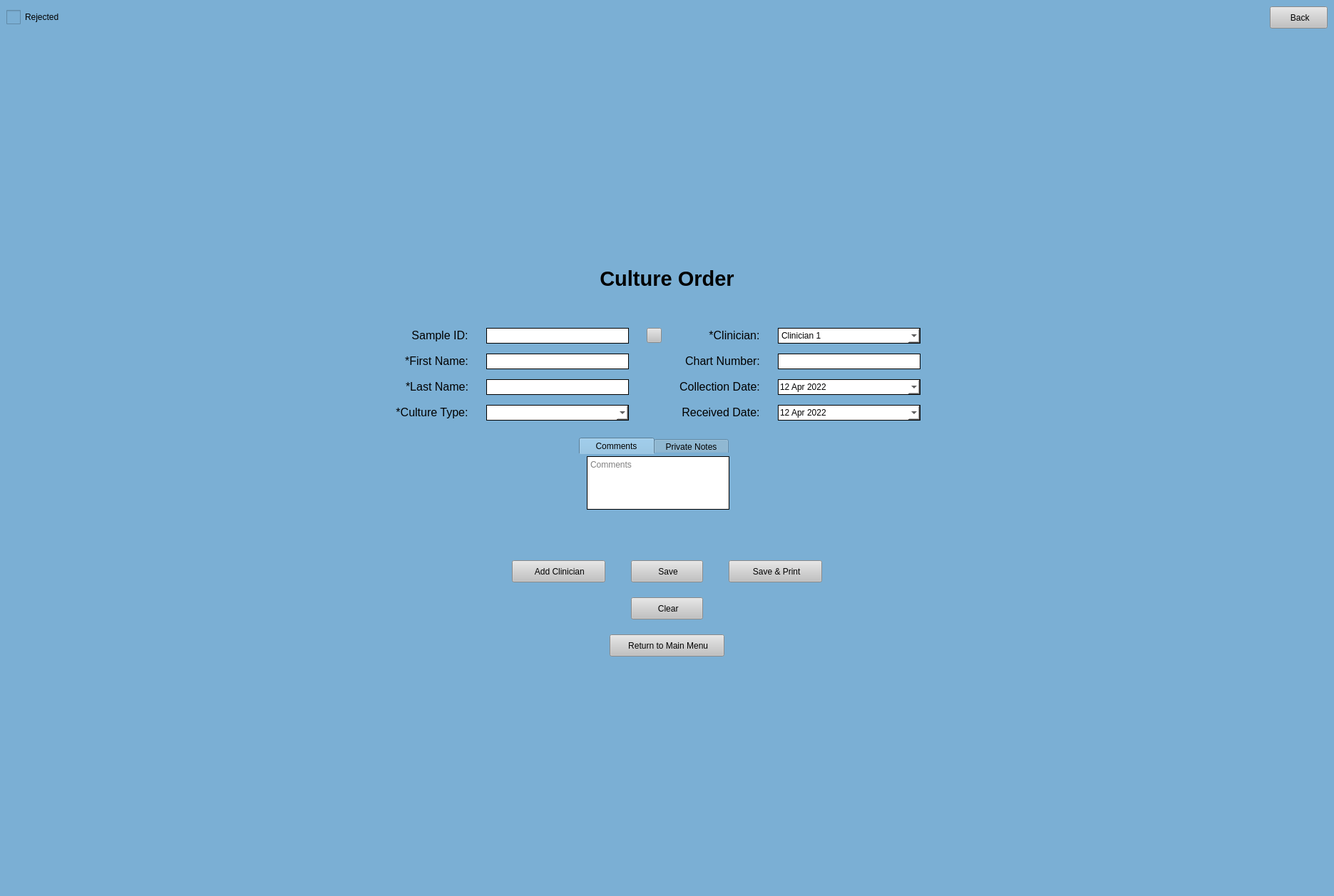
<?xml version="1.0" encoding="UTF-8"?>
<ui version="4.0">
 <class>MainWindow</class>
 <widget class="QMainWindow" name="MainWindow">
  <property name="geometry">
   <rect>
    <x>0</x>
    <y>0</y>
    <width>1871</width>
    <height>1257</height>
   </rect>
  </property>
  <property name="windowTitle">
   <string>MainWindow</string>
  </property>
  <property name="styleSheet">
   <string notr="true">background-color: rgb(123, 175, 212);</string>
  </property>
  <widget class="QWidget" name="centralwidget">
   <layout class="QGridLayout" name="gridLayout">
    <item row="0" column="0">
     <layout class="QHBoxLayout" name="horizontalLayout_4">
      <property name="leftMargin">
       <number>0</number>
      </property>
      <property name="topMargin">
       <number>0</number>
      </property>
      <property name="rightMargin">
       <number>0</number>
      </property>
      <property name="bottomMargin">
       <number>0</number>
      </property>
      <item>
       <widget class="QCheckBox" name="rejectedCheckBox">
        <property name="styleSheet">
         <string notr="true">QCheckBox::indicator { width: 20px; height: 20px;}</string>
        </property>
        <property name="text">
         <string>Rejected</string>
        </property>
        <property name="iconSize">
         <size>
          <width>16</width>
          <height>16</height>
         </size>
        </property>
        <property name="tristate">
         <bool>false</bool>
        </property>
       </widget>
      </item>
      <item>
       <spacer name="horizontalSpacer_3">
        <property name="orientation">
         <enum>Qt::Horizontal</enum>
        </property>
        <property name="sizeHint" stdset="0">
         <size>
          <width>40</width>
          <height>20</height>
         </size>
        </property>
       </spacer>
      </item>
      <item>
       <widget class="QPushButton" name="back">
        <property name="sizePolicy">
         <sizepolicy hsizetype="Fixed" vsizetype="Fixed">
          <horstretch>0</horstretch>
          <verstretch>0</verstretch>
         </sizepolicy>
        </property>
        <property name="minimumSize">
         <size>
          <width>81</width>
          <height>31</height>
         </size>
        </property>
        <property name="maximumSize">
         <size>
          <width>81</width>
          <height>31</height>
         </size>
        </property>
        <property name="cursor">
         <cursorShape>PointingHandCursor</cursorShape>
        </property>
        <property name="styleSheet">
         <string notr="true">QPushButton:hover {
	 background-color: rgb(210, 210, 210);
}

QPushButton:focus {
	background-color: rgb(210, 210, 210);
}

QPushButton {
	background-color: rgb(193, 193, 193);
}</string>
        </property>
        <property name="text">
         <string> Back</string>
        </property>
       </widget>
      </item>
     </layout>
    </item>
    <item row="3" column="0">
     <spacer name="verticalSpacer_3">
      <property name="orientation">
       <enum>Qt::Vertical</enum>
      </property>
      <property name="sizeHint" stdset="0">
       <size>
        <width>20</width>
        <height>40</height>
       </size>
      </property>
     </spacer>
    </item>
    <item row="1" column="0">
     <spacer name="verticalSpacer_6">
      <property name="orientation">
       <enum>Qt::Vertical</enum>
      </property>
      <property name="sizeHint" stdset="0">
       <size>
        <width>20</width>
        <height>40</height>
       </size>
      </property>
     </spacer>
    </item>
    <item row="2" column="0">
     <layout class="QVBoxLayout" name="verticalLayout">
      <property name="bottomMargin">
       <number>0</number>
      </property>
      <item>
       <widget class="QLabel" name="label_14">
        <property name="text">
         <string>&lt;html&gt;&lt;head/&gt;&lt;body&gt;&lt;p align=&quot;center&quot;&gt;&lt;span style=&quot; font-size:22pt; font-weight:600;&quot;&gt;Culture Order&lt;/span&gt;&lt;/p&gt;&lt;/body&gt;&lt;/html&gt;</string>
        </property>
       </widget>
      </item>
      <item alignment="Qt::AlignHCenter|Qt::AlignVCenter">
       <widget class="QLabel" name="rejectionMessage">
        <property name="minimumSize">
         <size>
          <width>350</width>
          <height>30</height>
         </size>
        </property>
        <property name="maximumSize">
         <size>
          <width>16777215</width>
          <height>30</height>
         </size>
        </property>
        <property name="acceptDrops">
         <bool>false</bool>
        </property>
        <property name="styleSheet">
         <string notr="true">font: 12pt &quot;MS Shell Dlg 2&quot;;
color:red;</string>
        </property>
        <property name="text">
         <string/>
        </property>
        <property name="alignment">
         <set>Qt::AlignCenter</set>
        </property>
       </widget>
      </item>
      <item>
       <spacer name="verticalSpacer">
        <property name="orientation">
         <enum>Qt::Vertical</enum>
        </property>
        <property name="sizeType">
         <enum>QSizePolicy::Minimum</enum>
        </property>
        <property name="sizeHint" stdset="0">
         <size>
          <width>10</width>
          <height>10</height>
         </size>
        </property>
       </spacer>
      </item>
      <item>
       <layout class="QHBoxLayout" name="horizontalLayout_3">
        <property name="spacing">
         <number>0</number>
        </property>
        <item>
         <spacer name="horizontalSpacer">
          <property name="orientation">
           <enum>Qt::Horizontal</enum>
          </property>
          <property name="sizeHint" stdset="0">
           <size>
            <width>40</width>
            <height>20</height>
           </size>
          </property>
         </spacer>
        </item>
        <item>
         <spacer name="horizontalSpacer_10">
          <property name="orientation">
           <enum>Qt::Horizontal</enum>
          </property>
          <property name="sizeHint" stdset="0">
           <size>
            <width>40</width>
            <height>20</height>
           </size>
          </property>
         </spacer>
        </item>
        <item>
         <layout class="QGridLayout" name="gridLayout_2">
          <property name="leftMargin">
           <number>0</number>
          </property>
          <property name="rightMargin">
           <number>25</number>
          </property>
          <property name="horizontalSpacing">
           <number>25</number>
          </property>
          <property name="verticalSpacing">
           <number>14</number>
          </property>
          <item row="5" column="0" colspan="5" alignment="Qt::AlignHCenter|Qt::AlignVCenter">
           <widget class="QTabWidget" name="tabWidget">
            <property name="styleSheet">
             <string notr="true">QTabWidget::pane {
	background: rgb(235, 235, 235);
	top: -16px;
}
QTabWidget::tab-bar {
	alignment: center;
}
QTabBar::tab {
	height: 23px; 
	width: 105px;
}</string>
            </property>
            <property name="currentIndex">
             <number>0</number>
            </property>
            <property name="usesScrollButtons">
             <bool>false</bool>
            </property>
            <widget class="QWidget" name="commentsTab">
             <attribute name="title">
              <string>Comments</string>
             </attribute>
             <layout class="QGridLayout" name="gridLayout_3">
              <item row="0" column="0">
               <widget class="QTextEdit" name="cText">
                <property name="sizePolicy">
                 <sizepolicy hsizetype="Fixed" vsizetype="Fixed">
                  <horstretch>0</horstretch>
                  <verstretch>0</verstretch>
                 </sizepolicy>
                </property>
                <property name="maximumSize">
                 <size>
                  <width>200</width>
                  <height>75</height>
                 </size>
                </property>
                <property name="styleSheet">
                 <string notr="true">background-color: rgb(255, 255, 255);
border-style: solid;
border-width: 1px</string>
                </property>
                <property name="placeholderText">
                 <string>Comments</string>
                </property>
               </widget>
              </item>
             </layout>
            </widget>
            <widget class="QWidget" name="notesTab">
             <attribute name="title">
              <string>Private Notes</string>
             </attribute>
             <layout class="QGridLayout" name="gridLayout_4">
              <item row="0" column="0">
               <widget class="QTextEdit" name="nText">
                <property name="sizePolicy">
                 <sizepolicy hsizetype="Fixed" vsizetype="Fixed">
                  <horstretch>0</horstretch>
                  <verstretch>0</verstretch>
                 </sizepolicy>
                </property>
                <property name="maximumSize">
                 <size>
                  <width>200</width>
                  <height>75</height>
                 </size>
                </property>
                <property name="styleSheet">
                 <string notr="true">background-color: rgb(255, 255, 255);
border-style: solid;
border-width: 1px</string>
                </property>
                <property name="placeholderText">
                 <string>Private Notes</string>
                </property>
               </widget>
              </item>
             </layout>
            </widget>
           </widget>
          </item>
          <item row="0" column="2" alignment="Qt::AlignLeft">
           <widget class="QPushButton" name="find">
            <property name="sizePolicy">
             <sizepolicy hsizetype="Fixed" vsizetype="Fixed">
              <horstretch>0</horstretch>
              <verstretch>0</verstretch>
             </sizepolicy>
            </property>
            <property name="minimumSize">
             <size>
              <width>21</width>
              <height>21</height>
             </size>
            </property>
            <property name="maximumSize">
             <size>
              <width>21</width>
              <height>21</height>
             </size>
            </property>
            <property name="cursor">
             <cursorShape>PointingHandCursor</cursorShape>
            </property>
            <property name="styleSheet">
             <string notr="true">QPushButton:hover {
	 background-color: rgb(210, 210, 210);
}

QPushButton:focus {
	background-color: rgb(210, 210, 210);
}

QPushButton {
	background-color: rgb(193, 193, 193);
}</string>
            </property>
            <property name="text">
             <string/>
            </property>
            <property name="iconSize">
             <size>
              <width>16</width>
              <height>16</height>
             </size>
            </property>
            <property name="default">
             <bool>false</bool>
            </property>
            <property name="flat">
             <bool>false</bool>
            </property>
           </widget>
          </item>
          <item row="0" column="4">
           <widget class="QComboBox" name="clinDrop">
            <property name="sizePolicy">
             <sizepolicy hsizetype="Fixed" vsizetype="Fixed">
              <horstretch>0</horstretch>
              <verstretch>0</verstretch>
             </sizepolicy>
            </property>
            <property name="minimumSize">
             <size>
              <width>200</width>
              <height>22</height>
             </size>
            </property>
            <property name="maximumSize">
             <size>
              <width>200</width>
              <height>22</height>
             </size>
            </property>
            <property name="styleSheet">
             <string notr="true">background-color: rgb(255, 255, 255);
border-style: solid;
border-width: 1px</string>
            </property>
            <item>
             <property name="text">
              <string>Clinician 1</string>
             </property>
            </item>
            <item>
             <property name="text">
              <string>Clinician 2</string>
             </property>
            </item>
            <item>
             <property name="text">
              <string>Clinician 3</string>
             </property>
            </item>
           </widget>
          </item>
          <item row="0" column="0" alignment="Qt::AlignRight">
           <widget class="QLabel" name="label_18">
            <property name="text">
             <string>&lt;html&gt;&lt;head/&gt;&lt;body&gt;&lt;p align=&quot;center&quot;&gt;&lt;span style=&quot; font-size:12pt;&quot;&gt;Sample ID:&lt;/span&gt;&lt;/p&gt;&lt;/body&gt;&lt;/html&gt;</string>
            </property>
            <property name="alignment">
             <set>Qt::AlignRight|Qt::AlignTrailing|Qt::AlignVCenter</set>
            </property>
           </widget>
          </item>
          <item row="2" column="1">
           <widget class="QLineEdit" name="lName">
            <property name="sizePolicy">
             <sizepolicy hsizetype="Fixed" vsizetype="Fixed">
              <horstretch>0</horstretch>
              <verstretch>0</verstretch>
             </sizepolicy>
            </property>
            <property name="minimumSize">
             <size>
              <width>200</width>
              <height>22</height>
             </size>
            </property>
            <property name="maximumSize">
             <size>
              <width>200</width>
              <height>22</height>
             </size>
            </property>
            <property name="styleSheet">
             <string notr="true">background-color: rgb(255, 255, 255);
border-style: solid;
border-width: 1px</string>
            </property>
            <property name="placeholderText">
             <string/>
            </property>
           </widget>
          </item>
          <item row="0" column="3" alignment="Qt::AlignRight">
           <widget class="QLabel" name="label_17">
            <property name="text">
             <string>&lt;html&gt;&lt;head/&gt;&lt;body&gt;&lt;p align=&quot;center&quot;&gt;&lt;span style=&quot; font-size:12pt;&quot;&gt;*Clinician:&lt;/span&gt;&lt;/p&gt;&lt;/body&gt;&lt;/html&gt;</string>
            </property>
            <property name="alignment">
             <set>Qt::AlignRight|Qt::AlignTrailing|Qt::AlignVCenter</set>
            </property>
           </widget>
          </item>
          <item row="0" column="1">
           <widget class="QLineEdit" name="saID">
            <property name="minimumSize">
             <size>
              <width>200</width>
              <height>22</height>
             </size>
            </property>
            <property name="maximumSize">
             <size>
              <width>200</width>
              <height>22</height>
             </size>
            </property>
            <property name="styleSheet">
             <string notr="true">background-color: rgb(255, 255, 255);
border-style: solid;
border-width: 1px</string>
            </property>
            <property name="readOnly">
             <bool>false</bool>
            </property>
            <property name="placeholderText">
             <string/>
            </property>
            <property name="clearButtonEnabled">
             <bool>false</bool>
            </property>
           </widget>
          </item>
          <item row="1" column="4">
           <widget class="QLineEdit" name="chID">
            <property name="sizePolicy">
             <sizepolicy hsizetype="Fixed" vsizetype="Fixed">
              <horstretch>0</horstretch>
              <verstretch>0</verstretch>
             </sizepolicy>
            </property>
            <property name="minimumSize">
             <size>
              <width>200</width>
              <height>22</height>
             </size>
            </property>
            <property name="maximumSize">
             <size>
              <width>200</width>
              <height>22</height>
             </size>
            </property>
            <property name="styleSheet">
             <string notr="true">background-color: rgb(255, 255, 255);
border-style: solid;
border-width: 1px</string>
            </property>
            <property name="placeholderText">
             <string/>
            </property>
           </widget>
          </item>
          <item row="2" column="4">
           <widget class="QDateEdit" name="colDate">
            <property name="sizePolicy">
             <sizepolicy hsizetype="Fixed" vsizetype="Fixed">
              <horstretch>0</horstretch>
              <verstretch>0</verstretch>
             </sizepolicy>
            </property>
            <property name="minimumSize">
             <size>
              <width>200</width>
              <height>22</height>
             </size>
            </property>
            <property name="maximumSize">
             <size>
              <width>200</width>
              <height>22</height>
             </size>
            </property>
            <property name="font">
             <font>
              <underline>false</underline>
             </font>
            </property>
            <property name="styleSheet">
             <string notr="true">/* the box that is displayed*/
QDateEdit {
background-color: rgb(255, 255, 255);
border-style: solid;
border-width: 1px
}
/*toolbar on top of calendar*/
QCalendarWidget QToolButton {
height: 30px;
width: 75px;
color: white;
font-size: 12px;
icon-size: 24px, 24px;
font-weight: bold;
background-color: rgb(123,175,212);
}
QCalendarWidget QMenu {
width: 85px;
left: 10px;
color: white;
font-size: 12px;
background-color: rgb(123, 175, 212);
}
QCalendarWidget QSpinBox {
width: 75px;
font-size:12px;
color: white;
background-color: rgb(123, 175, 212);
selection-background-color: rgb(136, 136, 136);
selection-color: rgb(255, 255, 255);
}
QCalendarWidget QSpinBox::up-button { subcontrol-origin: border; subcontrol-position: top right; width:35px; }
QCalendarWidget QSpinBox::down-button {subcontrol-origin: border; subcontrol-position: bottom right; width:35px;}
QCalendarWidget QSpinBox::up-arrow { width:28px; height:28px; }
QCalendarWidget QSpinBox::down-arrow { width:28px; height:28px; }

/* header row */
QCalendarWidget QWidget { 
alternate-background-color: rgb(240, 240, 240); 
}
/* normal days */
QCalendarWidget QAbstractItemView:enabled
{
font-size:12px;
color: black;
background-color: white;
selection-background-color: rgb(123, 175, 212);
selection-color: white;
}
/* days in other months */
/* navigation bar */
QCalendarWidget QWidget#qt_calendar_navigationbar
{
background-color: rgb(123, 175, 212);
}
QCalendarWidget QAbstractItemView:disabled
{
color: rgb(180,180,180);
}</string>
            </property>
            <property name="buttonSymbols">
             <enum>QAbstractSpinBox::UpDownArrows</enum>
            </property>
            <property name="calendarPopup">
             <bool>true</bool>
            </property>
            <property name="currentSectionIndex">
             <number>0</number>
            </property>
            <property name="timeSpec">
             <enum>Qt::LocalTime</enum>
            </property>
            <property name="date">
             <date>
              <year>2022</year>
              <month>4</month>
              <day>12</day>
             </date>
            </property>
           </widget>
          </item>
          <item row="2" column="3" alignment="Qt::AlignRight">
           <widget class="QLabel" name="label_19">
            <property name="text">
             <string>&lt;html&gt;&lt;head/&gt;&lt;body&gt;&lt;p align=&quot;center&quot;&gt;&lt;span style=&quot; font-size:12pt;&quot;&gt;Collection Date:&lt;/span&gt;&lt;/p&gt;&lt;/body&gt;&lt;/html&gt;</string>
            </property>
            <property name="alignment">
             <set>Qt::AlignRight|Qt::AlignTrailing|Qt::AlignVCenter</set>
            </property>
           </widget>
          </item>
          <item row="1" column="3" alignment="Qt::AlignRight">
           <widget class="QLabel" name="label_22">
            <property name="text">
             <string>&lt;html&gt;&lt;head/&gt;&lt;body&gt;&lt;p align=&quot;center&quot;&gt;&lt;span style=&quot; font-size:12pt;&quot;&gt;Chart Number:&lt;/span&gt;&lt;/p&gt;&lt;/body&gt;&lt;/html&gt;</string>
            </property>
            <property name="alignment">
             <set>Qt::AlignRight|Qt::AlignTrailing|Qt::AlignVCenter</set>
            </property>
           </widget>
          </item>
          <item row="1" column="0" alignment="Qt::AlignRight">
           <widget class="QLabel" name="label_16">
            <property name="text">
             <string>&lt;html&gt;&lt;head/&gt;&lt;body&gt;&lt;p align=&quot;center&quot;&gt;&lt;span style=&quot; font-size:12pt;&quot;&gt;*First Name:&lt;/span&gt;&lt;/p&gt;&lt;/body&gt;&lt;/html&gt;</string>
            </property>
            <property name="alignment">
             <set>Qt::AlignRight|Qt::AlignTrailing|Qt::AlignVCenter</set>
            </property>
           </widget>
          </item>
          <item row="2" column="0" alignment="Qt::AlignRight">
           <widget class="QLabel" name="label_23">
            <property name="text">
             <string>&lt;html&gt;&lt;head/&gt;&lt;body&gt;&lt;p align=&quot;center&quot;&gt;&lt;span style=&quot; font-size:12pt;&quot;&gt;*Last Name:&lt;/span&gt;&lt;/p&gt;&lt;/body&gt;&lt;/html&gt;</string>
            </property>
            <property name="alignment">
             <set>Qt::AlignRight|Qt::AlignTrailing|Qt::AlignVCenter</set>
            </property>
           </widget>
          </item>
          <item row="3" column="1">
           <widget class="QComboBox" name="type">
            <property name="sizePolicy">
             <sizepolicy hsizetype="Fixed" vsizetype="Fixed">
              <horstretch>0</horstretch>
              <verstretch>0</verstretch>
             </sizepolicy>
            </property>
            <property name="minimumSize">
             <size>
              <width>200</width>
              <height>22</height>
             </size>
            </property>
            <property name="maximumSize">
             <size>
              <width>200</width>
              <height>22</height>
             </size>
            </property>
            <property name="styleSheet">
             <string notr="true">background-color: rgb(255, 255, 255);
border-style: solid;
border-width: 1px</string>
            </property>
            <item>
             <property name="text">
              <string/>
             </property>
            </item>
            <item>
             <property name="text">
              <string>Candida</string>
             </property>
            </item>
            <item>
             <property name="text">
              <string>Caries</string>
             </property>
            </item>
            <item>
             <property name="text">
              <string>Endo</string>
             </property>
            </item>
            <item>
             <property name="text">
              <string>Perio</string>
             </property>
            </item>
            <item>
             <property name="text">
              <string>Research</string>
             </property>
            </item>
            <item>
             <property name="text">
              <string>Surgical</string>
             </property>
            </item>
            <item>
             <property name="text">
              <string>Tongue</string>
             </property>
            </item>
           </widget>
          </item>
          <item row="1" column="1">
           <widget class="QLineEdit" name="fName">
            <property name="sizePolicy">
             <sizepolicy hsizetype="Fixed" vsizetype="Fixed">
              <horstretch>0</horstretch>
              <verstretch>0</verstretch>
             </sizepolicy>
            </property>
            <property name="minimumSize">
             <size>
              <width>200</width>
              <height>22</height>
             </size>
            </property>
            <property name="maximumSize">
             <size>
              <width>200</width>
              <height>22</height>
             </size>
            </property>
            <property name="styleSheet">
             <string notr="true">background-color: rgb(255, 255, 255);
border-style: solid;
border-width: 1px</string>
            </property>
            <property name="placeholderText">
             <string/>
            </property>
           </widget>
          </item>
          <item row="3" column="3" alignment="Qt::AlignRight">
           <widget class="QLabel" name="label_21">
            <property name="text">
             <string>&lt;html&gt;&lt;head/&gt;&lt;body&gt;&lt;p align=&quot;center&quot;&gt;&lt;span style=&quot; font-size:12pt;&quot;&gt;Received Date:&lt;/span&gt;&lt;/p&gt;&lt;/body&gt;&lt;/html&gt;</string>
            </property>
            <property name="alignment">
             <set>Qt::AlignRight|Qt::AlignTrailing|Qt::AlignVCenter</set>
            </property>
           </widget>
          </item>
          <item row="3" column="0" alignment="Qt::AlignRight">
           <widget class="QLabel" name="label_24">
            <property name="text">
             <string>&lt;html&gt;&lt;head/&gt;&lt;body&gt;&lt;p align=&quot;center&quot;&gt;&lt;span style=&quot; font-size:12pt;&quot;&gt;*Culture Type:&lt;/span&gt;&lt;/p&gt;&lt;/body&gt;&lt;/html&gt;</string>
            </property>
            <property name="alignment">
             <set>Qt::AlignRight|Qt::AlignTrailing|Qt::AlignVCenter</set>
            </property>
           </widget>
          </item>
          <item row="3" column="4">
           <widget class="QDateEdit" name="recDate">
            <property name="sizePolicy">
             <sizepolicy hsizetype="Fixed" vsizetype="Fixed">
              <horstretch>0</horstretch>
              <verstretch>0</verstretch>
             </sizepolicy>
            </property>
            <property name="minimumSize">
             <size>
              <width>200</width>
              <height>22</height>
             </size>
            </property>
            <property name="maximumSize">
             <size>
              <width>200</width>
              <height>22</height>
             </size>
            </property>
            <property name="styleSheet">
             <string notr="true">/* the box that is displayed*/
QDateEdit {
background-color: rgb(255, 255, 255);
border-style: solid;
border-width: 1px
}
/*toolbar on top of calendar*/
QCalendarWidget QToolButton {
height: 30px;
width: 75px;
color: white;
font-size: 12px;
icon-size: 24px, 24px;
font-weight: bold;
background-color: rgb(123,175,212);
}
QCalendarWidget QMenu {
width: 85px;
left: 10px;
color: white;
font-size: 12px;
background-color: rgb(123, 175, 212);
}
QCalendarWidget QSpinBox {
width: 75px;
font-size:12px;
color: white;
background-color: rgb(123, 175, 212);
selection-background-color: rgb(136, 136, 136);
selection-color: rgb(255, 255, 255);
}
QCalendarWidget QSpinBox::up-button { subcontrol-origin: border; subcontrol-position: top right; width:35px; }
QCalendarWidget QSpinBox::down-button {subcontrol-origin: border; subcontrol-position: bottom right; width:35px;}
QCalendarWidget QSpinBox::up-arrow { width:28px; height:28px; }
QCalendarWidget QSpinBox::down-arrow { width:28px; height:28px; }

/* header row */
QCalendarWidget QWidget { 
alternate-background-color: rgb(240, 240, 240); 
}
/* normal days */
QCalendarWidget QAbstractItemView:enabled
{
font-size:12px;
color: black;
background-color: white;
selection-background-color: rgb(123, 175, 212);
selection-color: white;
}
/* days in other months */
/* navigation bar */
QCalendarWidget QWidget#qt_calendar_navigationbar
{
background-color: rgb(123, 175, 212);
}
QCalendarWidget QAbstractItemView:disabled
{
color: rgb(180,180,180);
}</string>
            </property>
            <property name="wrapping">
             <bool>false</bool>
            </property>
            <property name="calendarPopup">
             <bool>true</bool>
            </property>
            <property name="date">
             <date>
              <year>2022</year>
              <month>4</month>
              <day>12</day>
             </date>
            </property>
           </widget>
          </item>
          <item row="4" column="0" colspan="5">
           <spacer name="verticalSpacer_8">
            <property name="orientation">
             <enum>Qt::Vertical</enum>
            </property>
            <property name="sizeType">
             <enum>QSizePolicy::Minimum</enum>
            </property>
            <property name="sizeHint" stdset="0">
             <size>
              <width>20</width>
              <height>10</height>
             </size>
            </property>
           </spacer>
          </item>
         </layout>
        </item>
        <item>
         <spacer name="horizontalSpacer_11">
          <property name="orientation">
           <enum>Qt::Horizontal</enum>
          </property>
          <property name="sizeHint" stdset="0">
           <size>
            <width>40</width>
            <height>20</height>
           </size>
          </property>
         </spacer>
        </item>
        <item>
         <spacer name="horizontalSpacer_2">
          <property name="orientation">
           <enum>Qt::Horizontal</enum>
          </property>
          <property name="sizeHint" stdset="0">
           <size>
            <width>40</width>
            <height>20</height>
           </size>
          </property>
         </spacer>
        </item>
       </layout>
      </item>
      <item alignment="Qt::AlignHCenter|Qt::AlignVCenter">
       <widget class="QLabel" name="errorMessage">
        <property name="minimumSize">
         <size>
          <width>350</width>
          <height>30</height>
         </size>
        </property>
        <property name="maximumSize">
         <size>
          <width>999</width>
          <height>30</height>
         </size>
        </property>
        <property name="font">
         <font>
          <pointsize>12</pointsize>
         </font>
        </property>
        <property name="styleSheet">
         <string notr="true">font: 12pt &quot;MS Shell Dlg 2&quot;;
color:red;</string>
        </property>
        <property name="text">
         <string/>
        </property>
        <property name="alignment">
         <set>Qt::AlignCenter</set>
        </property>
       </widget>
      </item>
      <item>
       <spacer name="verticalSpacer_4">
        <property name="orientation">
         <enum>Qt::Vertical</enum>
        </property>
        <property name="sizeType">
         <enum>QSizePolicy::Minimum</enum>
        </property>
        <property name="sizeHint" stdset="0">
         <size>
          <width>10</width>
          <height>10</height>
         </size>
        </property>
       </spacer>
      </item>
      <item>
       <layout class="QHBoxLayout" name="horizontalLayout_6">
        <property name="topMargin">
         <number>0</number>
        </property>
        <property name="bottomMargin">
         <number>0</number>
        </property>
        <item>
         <spacer name="horizontalSpacer_6">
          <property name="orientation">
           <enum>Qt::Horizontal</enum>
          </property>
          <property name="sizeHint" stdset="0">
           <size>
            <width>40</width>
            <height>20</height>
           </size>
          </property>
         </spacer>
        </item>
        <item>
         <widget class="QPushButton" name="addClinician">
          <property name="sizePolicy">
           <sizepolicy hsizetype="Fixed" vsizetype="Fixed">
            <horstretch>0</horstretch>
            <verstretch>0</verstretch>
           </sizepolicy>
          </property>
          <property name="minimumSize">
           <size>
            <width>131</width>
            <height>31</height>
           </size>
          </property>
          <property name="maximumSize">
           <size>
            <width>131</width>
            <height>31</height>
           </size>
          </property>
          <property name="cursor">
           <cursorShape>PointingHandCursor</cursorShape>
          </property>
          <property name="styleSheet">
           <string notr="true">QPushButton:hover {
	 background-color: rgb(210, 210, 210);
}

QPushButton:focus {
	background-color: rgb(210, 210, 210);
}

QPushButton {
	background-color: rgb(193, 193, 193);
}</string>
          </property>
          <property name="text">
           <string> Add Clinician</string>
          </property>
         </widget>
        </item>
        <item>
         <spacer name="horizontalSpacer_4">
          <property name="orientation">
           <enum>Qt::Horizontal</enum>
          </property>
          <property name="sizeType">
           <enum>QSizePolicy::Minimum</enum>
          </property>
          <property name="sizeHint" stdset="0">
           <size>
            <width>30</width>
            <height>20</height>
           </size>
          </property>
         </spacer>
        </item>
        <item>
         <widget class="QPushButton" name="save">
          <property name="sizePolicy">
           <sizepolicy hsizetype="Fixed" vsizetype="Fixed">
            <horstretch>0</horstretch>
            <verstretch>0</verstretch>
           </sizepolicy>
          </property>
          <property name="minimumSize">
           <size>
            <width>101</width>
            <height>31</height>
           </size>
          </property>
          <property name="maximumSize">
           <size>
            <width>101</width>
            <height>31</height>
           </size>
          </property>
          <property name="cursor">
           <cursorShape>PointingHandCursor</cursorShape>
          </property>
          <property name="styleSheet">
           <string notr="true">QPushButton:hover {
	 background-color: rgb(210, 210, 210);
}

QPushButton:focus {
	background-color: rgb(210, 210, 210);
}

QPushButton {
	background-color: rgb(193, 193, 193);
}</string>
          </property>
          <property name="text">
           <string> Save</string>
          </property>
         </widget>
        </item>
        <item>
         <spacer name="horizontalSpacer_5">
          <property name="orientation">
           <enum>Qt::Horizontal</enum>
          </property>
          <property name="sizeType">
           <enum>QSizePolicy::Minimum</enum>
          </property>
          <property name="sizeHint" stdset="0">
           <size>
            <width>30</width>
            <height>20</height>
           </size>
          </property>
         </spacer>
        </item>
        <item>
         <widget class="QPushButton" name="print">
          <property name="sizePolicy">
           <sizepolicy hsizetype="Fixed" vsizetype="Fixed">
            <horstretch>0</horstretch>
            <verstretch>0</verstretch>
           </sizepolicy>
          </property>
          <property name="minimumSize">
           <size>
            <width>131</width>
            <height>31</height>
           </size>
          </property>
          <property name="maximumSize">
           <size>
            <width>131</width>
            <height>31</height>
           </size>
          </property>
          <property name="cursor">
           <cursorShape>PointingHandCursor</cursorShape>
          </property>
          <property name="styleSheet">
           <string notr="true">QPushButton:hover {
	 background-color: rgb(210, 210, 210);
}

QPushButton:focus {
	background-color: rgb(210, 210, 210);
}

QPushButton {
	background-color: rgb(193, 193, 193);
}</string>
          </property>
          <property name="text">
           <string> Save &amp;&amp; Print</string>
          </property>
         </widget>
        </item>
        <item>
         <spacer name="horizontalSpacer_7">
          <property name="orientation">
           <enum>Qt::Horizontal</enum>
          </property>
          <property name="sizeHint" stdset="0">
           <size>
            <width>40</width>
            <height>20</height>
           </size>
          </property>
         </spacer>
        </item>
       </layout>
      </item>
      <item>
       <spacer name="verticalSpacer_7">
        <property name="orientation">
         <enum>Qt::Vertical</enum>
        </property>
        <property name="sizeType">
         <enum>QSizePolicy::Minimum</enum>
        </property>
        <property name="sizeHint" stdset="0">
         <size>
          <width>20</width>
          <height>15</height>
         </size>
        </property>
       </spacer>
      </item>
      <item alignment="Qt::AlignHCenter">
       <widget class="QPushButton" name="clear">
        <property name="sizePolicy">
         <sizepolicy hsizetype="Fixed" vsizetype="Fixed">
          <horstretch>0</horstretch>
          <verstretch>0</verstretch>
         </sizepolicy>
        </property>
        <property name="minimumSize">
         <size>
          <width>101</width>
          <height>31</height>
         </size>
        </property>
        <property name="maximumSize">
         <size>
          <width>101</width>
          <height>31</height>
         </size>
        </property>
        <property name="cursor">
         <cursorShape>PointingHandCursor</cursorShape>
        </property>
        <property name="styleSheet">
         <string notr="true">QPushButton:hover {
	 background-color: rgb(210, 210, 210);
}

QPushButton:focus {
	background-color: rgb(210, 210, 210);
}

QPushButton {
	background-color: rgb(193, 193, 193);
}</string>
        </property>
        <property name="text">
         <string> Clear</string>
        </property>
       </widget>
      </item>
      <item>
       <spacer name="verticalSpacer_5">
        <property name="orientation">
         <enum>Qt::Vertical</enum>
        </property>
        <property name="sizeType">
         <enum>QSizePolicy::Minimum</enum>
        </property>
        <property name="sizeHint" stdset="0">
         <size>
          <width>20</width>
          <height>15</height>
         </size>
        </property>
       </spacer>
      </item>
      <item alignment="Qt::AlignHCenter|Qt::AlignVCenter">
       <widget class="QPushButton" name="home">
        <property name="sizePolicy">
         <sizepolicy hsizetype="Fixed" vsizetype="Fixed">
          <horstretch>0</horstretch>
          <verstretch>0</verstretch>
         </sizepolicy>
        </property>
        <property name="minimumSize">
         <size>
          <width>161</width>
          <height>31</height>
         </size>
        </property>
        <property name="maximumSize">
         <size>
          <width>161</width>
          <height>31</height>
         </size>
        </property>
        <property name="cursor">
         <cursorShape>PointingHandCursor</cursorShape>
        </property>
        <property name="styleSheet">
         <string notr="true">QPushButton:hover {
	 background-color: rgb(210, 210, 210);
}

QPushButton:focus {
	background-color: rgb(210, 210, 210);
}

QPushButton {
	background-color: rgb(193, 193, 193);
}</string>
        </property>
        <property name="text">
         <string> Return to Main Menu</string>
        </property>
       </widget>
      </item>
     </layout>
    </item>
   </layout>
  </widget>
 </widget>
 <tabstops>
  <tabstop>saID</tabstop>
  <tabstop>fName</tabstop>
  <tabstop>lName</tabstop>
  <tabstop>type</tabstop>
  <tabstop>clinDrop</tabstop>
  <tabstop>chID</tabstop>
  <tabstop>colDate</tabstop>
  <tabstop>recDate</tabstop>
  <tabstop>tabWidget</tabstop>
  <tabstop>cText</tabstop>
  <tabstop>nText</tabstop>
  <tabstop>addClinician</tabstop>
  <tabstop>save</tabstop>
  <tabstop>print</tabstop>
  <tabstop>clear</tabstop>
  <tabstop>home</tabstop>
  <tabstop>find</tabstop>
 </tabstops>
 <resources/>
 <connections/>
</ui>
